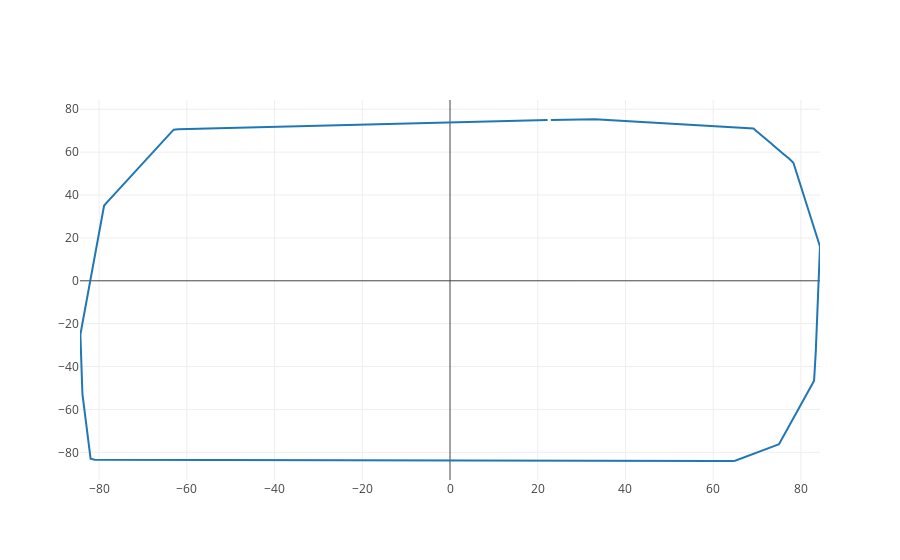

Notebook code for this chart:
### Code cell
trace1 = go.Scatter(
    x = x,
    y = y,
    mode = 'lines', 
    name = 'Block edge', 
    )
data1 = [trace1]
fig1= go.Figure(data=data1)   
py.iplot(fig1)

### Figure 1 — Plotly figure (JSON) as saved in the notebook; plotly's stock layout.template omitted (floating-point values rounded to 4 significant figures; data arrays with more than 128 entries replaced by an {"elided": "..."} marker saying what was removed)
{"data": [{"mode": "lines", "name": "Block edge", "type": "scatter", "x": {"elided": "658 float values"}, "y": {"elided": "658 float values"}}], "layout": {}}
